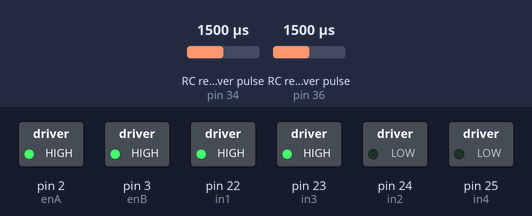
The sketch below on a simulated Arduino Mega 2560, built with avr-gcc and run on an emulated ATmega2560. On the bench: switched loads named in the sketch (green lamp = pin HIGH). Wiring (inferred from the names in the program): 2 × RC receiver channel: data pin 34 / data pin 36. The test bench sets the inputs (shaded band); at power-on: RC receiver pulse (sensors on pin 34, pin 36) 1500 µs.

Above: at 0.1 s.
Timing chart, 0 to 1.6 s (numbered marks = the images above):
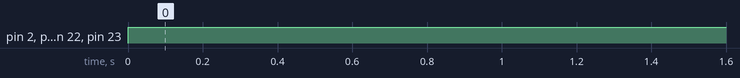

Measured:
- by itself, pin 2 (enA), pin 3 (enB), pin 22 (in1), pin 23 (in3): LOW → HIGH at 0.00 s

The sketch:

measurer_rc.ino
```cpp
const int enA = 2;
const int in1 = 22;
const int in2 = 24;
const int in3 = 23;
const int in4 = 25;
const int enB = 3;

const int CHANNEL_1_PIN = 36;
const int CHANNEL_2_PIN = 34;

const int MIN_MOTOR = 47;
const int MAX_MOTOR = 255;
const int CHANNEL_MEASURE_MICROS = 50000;
const int CHANNEL_MIN = 1000;
const int CHANNEL_MAX = 1960;
const int CHANNEL_MID = (CHANNEL_MAX + CHANNEL_MIN) / 2;

int ch1Value = 0;
int ch2Value = 0;

void setup() {
  pinMode(CHANNEL_1_PIN, INPUT);
  pinMode(CHANNEL_2_PIN, INPUT);
  pinMode(enA, OUTPUT);
  pinMode(in1, OUTPUT);
  pinMode(in2, OUTPUT);
  pinMode(enB, OUTPUT);
  pinMode(in3, OUTPUT);
  pinMode(in4, OUTPUT);
///  Serial.begin(9600);
}

void loop() {
  ch1Value = pulseIn(CHANNEL_1_PIN, HIGH, CHANNEL_MEASURE_MICROS);
  ch2Value = pulseIn(CHANNEL_2_PIN, HIGH, CHANNEL_MEASURE_MICROS);
  setMotorsSpeed();

//  Serial.println("ch1=" + String(ch1Value) + ", ch2=" + String(ch2Value));
}

void setMotorsSpeed() {
   if(ch1Value > CHANNEL_MAX) {
      ch1Value = CHANNEL_MAX;
   }
   if(ch2Value > CHANNEL_MAX) {
      ch2Value = CHANNEL_MAX;
   }
   if(ch1Value < CHANNEL_MIN) {
      ch1Value = CHANNEL_MIN;
   }
   if(ch2Value < CHANNEL_MIN) {
      ch2Value = CHANNEL_MIN;
   }

   if (abs(ch1Value - CHANNEL_MID) < 50) {
      analogWrite(enB, 0);
   } else {
      analogWrite(enB, ch1Value > CHANNEL_MID
          ? map(ch1Value, CHANNEL_MID, CHANNEL_MAX, MIN_MOTOR, MAX_MOTOR)
          : map(ch1Value, CHANNEL_MIN, CHANNEL_MID, MAX_MOTOR, MIN_MOTOR));
      digitalWrite(in1, ch1Value > CHANNEL_MID ? LOW : HIGH);
      digitalWrite(in2, ch1Value > CHANNEL_MID ? HIGH : LOW);
   }

   if (abs(ch2Value - CHANNEL_MID) < 50) {
      analogWrite(enA, 0);
   } else {
     analogWrite(enA, ch2Value > CHANNEL_MID
          ? map(ch2Value, CHANNEL_MID, CHANNEL_MAX, MIN_MOTOR, MAX_MOTOR)
          : map(ch2Value, CHANNEL_MIN, CHANNEL_MID, MAX_MOTOR, MIN_MOTOR));
     digitalWrite(in3, ch2Value > CHANNEL_MID ? LOW : HIGH);
     digitalWrite(in4, ch2Value > CHANNEL_MID ? HIGH : LOW);
   }
}
```
